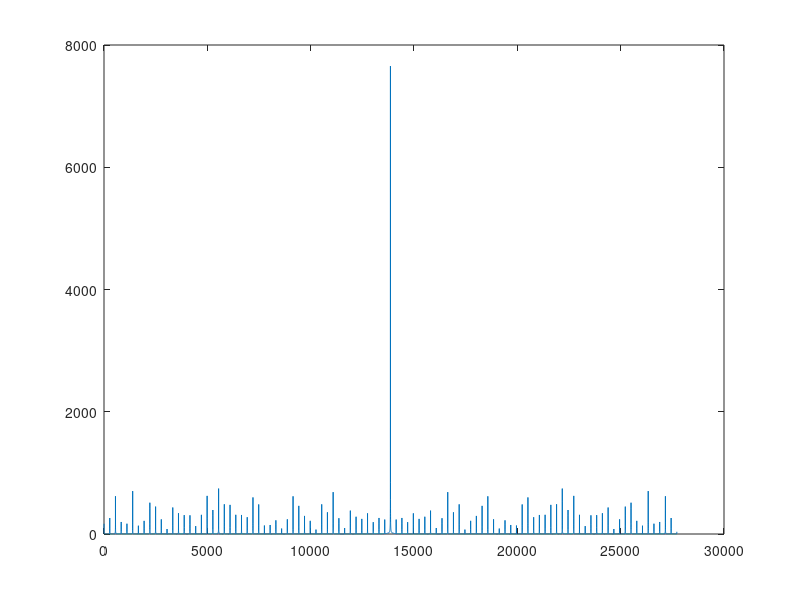

Recreate this plot in MATLAB.
clc; clear all; close all;
tom = 277.18;
Fs = tom * 100;
alpha = 0.995; %Decaimento
tempo = 2; %segundos

% Calcula o tamanho do buffer em amostras
buffer_size = 100;

% Inicializa o buffer com valores aleatórios
buffer = rand(1, buffer_size);

plot(buffer);
%%
% Variáveis para o loop
output = zeros(1, buffer_size);
read_index = 1;

% Loop principal
for i = 1:length(output)
    output(i) = (-1)^i*buffer(read_index);
    buffer(read_index) = ((buffer(read_index) + buffer(mod(read_index, buffer_size) + 1)) * alpha / 2);
    read_index = mod(read_index, buffer_size) + 1;
end

for i = 101:100:(Fs*tempo-100)
    for j = 0:100
        output(i + j) = alpha^(i/100) * output(j+1);
    end
end

plot(output);

Y = fft(output, Fs);

plot(abs(Y));
sound(output, Fs);